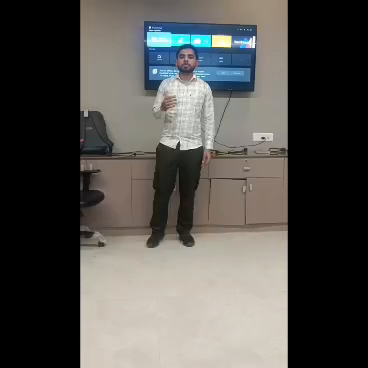
#> input picture frame 60 of media/training/communication.mp4, 368 x 368 px
$ python extract-session-images.py
#> lines starting #> are read from the running program, lines starting #| are printed output that depends on the picture
"""Extract selected real session frames. Run locally with OpenCV and Pillow; not part of the site build."""
from pathlib import Path
import json
import cv2
from PIL import Image, ImageDraw, ImageFont, ImageOps

ROOT = Path(__file__).resolve().parent.parent
OUT = ROOT / 'images' / 'sessions'
OUT.mkdir(parents=True, exist_ok=True)
SELECTIONS = [
    ('presentation', 'communication', 2.0, 'A learner practising a presentation in a classroom'),
    ('interview-practice', 'interview', 96.0, 'Learners and a facilitator taking part in interview practice'),
    ('conversation', 'workshop', 17.0, 'Two participants practising a conversation in a classroom'),
    ('classroom-activity', 'workshop', 11.0, 'Learners working on a written classroom activity'),
    ('peer-learning', 'interview', 65.0, 'Participants sharing ideas during a classroom session'),
    ('group-session', 'group', 20.0, 'Participants gathered for an interactive group learning session'),
]
manifest=[]
for name, source, seconds, alt in SELECTIONS:
    cap=cv2.VideoCapture(str(ROOT/'media'/'training'/(source+'.mp4')))
    cap.set(cv2.CAP_PROP_POS_MSEC, seconds*1000)
    ok, frame=cap.read();cap.release()
#> further down, frame is the input picture: shape (368, 368, 3); mean B, G, R 77.8, 81.2, 82.9
    if not ok: raise RuntimeError(f'Cannot read {source} at {seconds}')
    gray=cv2.cvtColor(frame,cv2.COLOR_BGR2GRAY)
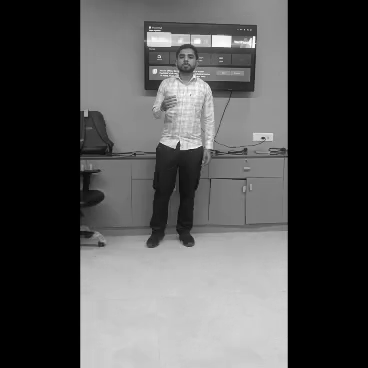
#> gray: shape (368, 368); min 0, max 255, mean 81.3
    rows=(gray.mean(axis=1)>5).nonzero()[0];cols=(gray.mean(axis=0)>5).nonzero()[0]
#> after `rows = (gray.mean(axis=1) > 5).nonzero()[0]`: rows = 368 values from 0 to 367
#> after `cols = (gray.mean(axis=0) > 5).nonzero()[0]`: cols = 208 values from 80 to 287
    frame=frame[rows[0]:rows[-1]+1,cols[0]:cols[-1]+1]
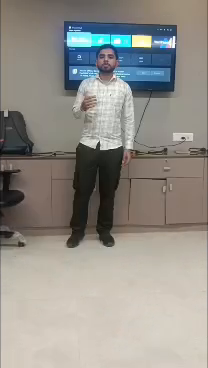
#> frame: shape (368, 208, 3); mean B, G, R 137.7, 143.7, 146.7
    photo=Image.fromarray(cv2.cvtColor(frame,cv2.COLOR_BGR2RGB))
#> (the run stopped early here; a loop or call above may not have finished)
